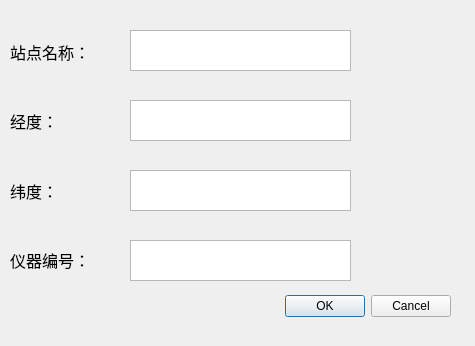
<?xml version="1.0" encoding="UTF-8"?>
<ui version="4.0">
 <class>Dialog_Site</class>
 <widget class="QDialog" name="Dialog_Site">
  <property name="geometry">
   <rect>
    <x>0</x>
    <y>0</y>
    <width>475</width>
    <height>346</height>
   </rect>
  </property>
  <property name="windowTitle">
   <string>站点录入</string>
  </property>
  <widget class="QDialogButtonBox" name="buttonBox">
   <property name="geometry">
    <rect>
     <x>110</x>
     <y>290</y>
     <width>341</width>
     <height>32</height>
    </rect>
   </property>
   <property name="orientation">
    <enum>Qt::Horizontal</enum>
   </property>
   <property name="standardButtons">
    <set>QDialogButtonBox::Cancel|QDialogButtonBox::Ok</set>
   </property>
  </widget>
  <widget class="QWidget" name="verticalLayoutWidget">
   <property name="geometry">
    <rect>
     <x>10</x>
     <y>20</y>
     <width>111</width>
     <height>271</height>
    </rect>
   </property>
   <layout class="QVBoxLayout" name="verticalLayout">
    <item>
     <widget class="QLabel" name="label">
      <property name="font">
       <font>
        <family>Agency FB</family>
        <pointsize>12</pointsize>
       </font>
      </property>
      <property name="text">
       <string>站点名称：</string>
      </property>
     </widget>
    </item>
    <item>
     <widget class="QLabel" name="label_2">
      <property name="font">
       <font>
        <family>Agency FB</family>
        <pointsize>12</pointsize>
       </font>
      </property>
      <property name="text">
       <string>经度：</string>
      </property>
     </widget>
    </item>
    <item>
     <widget class="QLabel" name="label_3">
      <property name="font">
       <font>
        <family>Agency FB</family>
        <pointsize>12</pointsize>
       </font>
      </property>
      <property name="text">
       <string>纬度：</string>
      </property>
     </widget>
    </item>
    <item>
     <widget class="QLabel" name="label_4">
      <property name="font">
       <font>
        <family>Agency FB</family>
        <pointsize>12</pointsize>
       </font>
      </property>
      <property name="text">
       <string>仪器编号：</string>
      </property>
     </widget>
    </item>
   </layout>
  </widget>
  <widget class="QPlainTextEdit" name="textEdit_site">
   <property name="geometry">
    <rect>
     <x>130</x>
     <y>30</y>
     <width>221</width>
     <height>41</height>
    </rect>
   </property>
  </widget>
  <widget class="QPlainTextEdit" name="textEdit_longtitude">
   <property name="geometry">
    <rect>
     <x>130</x>
     <y>100</y>
     <width>221</width>
     <height>41</height>
    </rect>
   </property>
  </widget>
  <widget class="QPlainTextEdit" name="textEdit_latitude">
   <property name="geometry">
    <rect>
     <x>130</x>
     <y>170</y>
     <width>221</width>
     <height>41</height>
    </rect>
   </property>
  </widget>
  <widget class="QPlainTextEdit" name="plainTextEdit_4">
   <property name="geometry">
    <rect>
     <x>130</x>
     <y>240</y>
     <width>221</width>
     <height>41</height>
    </rect>
   </property>
  </widget>
 </widget>
 <resources/>
 <connections>
  <connection>
   <sender>buttonBox</sender>
   <signal>accepted()</signal>
   <receiver>Dialog_Site</receiver>
   <slot>accept()</slot>
   <hints>
    <hint type="sourcelabel">
     <x>248</x>
     <y>254</y>
    </hint>
    <hint type="destinationlabel">
     <x>157</x>
     <y>274</y>
    </hint>
   </hints>
  </connection>
  <connection>
   <sender>buttonBox</sender>
   <signal>rejected()</signal>
   <receiver>Dialog_Site</receiver>
   <slot>reject()</slot>
   <hints>
    <hint type="sourcelabel">
     <x>316</x>
     <y>260</y>
    </hint>
    <hint type="destinationlabel">
     <x>286</x>
     <y>274</y>
    </hint>
   </hints>
  </connection>
 </connections>
</ui>
